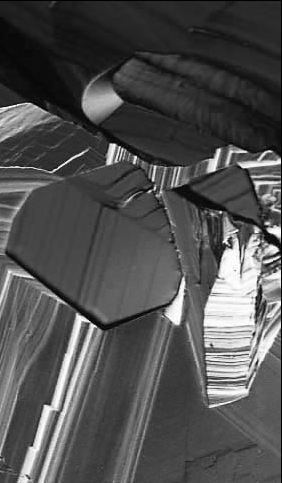
%> input picture projects13/superconductor-smooth-texture.tif, 282 x 483 px
$ octave proj1306.m   (GNU Octave 9; MATLAB toolbox functions it lacks are replaced by stand-ins)
%> lines starting %> are read from the running program, lines starting %| are printed output that depends on the picture
### projects13/im2subim.m
function subim = im2subim(f, specs)
%IM2SUBIM Extracts a subimage from a grayscale image.
%   SUBIM = IM2SUBIM(F, specs) extracts a subimage, SUBIM, from image F.
%   SUBIM is of the same class as F.
%
%   SPECS is a structure with the following fields.
%
%   specs.Coordinates       A 1x2 vector containing the (c,r) coordinates
%                           of the top left corner of the subimage.
%   specs.Height            Height of the subimage in pixels.
%   specs.Width             Width of the subimage in pixels.
%
%   Use the custom function imrectangle to define interactivesly the
%   coordinates and size of the rectangle for a given application.

if nargin ~= 2
    error('wrong input arguement number');
end

[M, N] = size(f);
if M <= 1 || N <= 1
    error('f should be a gray image')
end

if ~isfield(specs, 'Coordinates') || ~isfield(specs, 'Height') || ...
    ~isfield(specs, 'Width')
    error('specs should have fields: Coordinates, Height & Width')
end

t = specs.Coordinates;
subim = f(t(1)+1:t(1)+specs.Height, t(2)+1:t(2)+specs.Width);

### projects13/imrectangle.m
function imrect = imrectangle(f, specs)
%IMRECTANGLE Superimposes a rectangle on an image.
%   IMRECT = IMRECTANGLE(F, SPECS) displays a color rectangle
%   superimposed on the input grayscale image F and also outputs the result
%   as an RGB image, IMRECT, of class uint8, which is the original image
%   with the color rectangle superimposed on it.
%
%   SPECS is a structure with the following fields.
%
%   specs.Coordinates       A 1x2 vector containing the (c,r)
%                           coordinates of the top left corner of
%                           the rectangle.
%   specs.Height            Height of the rectangle.
%   specs.Width             Width of the rectangle.
%   specs.LineWidth         Line width (in points) of the
%                           border of the rectangle (defaults to 2).
%   specs.LineColor         Color of the border of the rectangle
%                           (defaults to red). Consult the documentation
%                           of MATLAB function rectangle for a list of
%                           valid colors.
%
%   Use the Toolbox function impixelinfo to get the coordinates of the
%   rectangle. This function outputs the cursor location in a (c,r)
%   format.

if nargin ~= 2
    error('wrong input arguement number');
end

if ~isfield(specs, 'Coordinates') || ~isfield(specs, 'Height') || ...
    ~isfield(specs, 'Width')
    error('specs should have fields: Coordinates, Height & Width')
end

if ~isfield(specs, 'LineWidth')
    specs.LineWidth = 2;
end

if ~isfield(specs, 'LineColor')
    specs.LineColor = 'r';
end

t = specs.LineColor == ['r', 'g', 'b', 'c', 'm', 'y', 'k', 'w'];
if (max(t)  ~= 1)
    error('wrong linecolor')
end

t = specs.Coordinates;

rectangle('Position', [t(1), t(2), specs.Width, specs.Height], ...
    'EdgeColor', specs.LineColor, 'LineWidth', specs.LineWidth);

imrect = im2subim(f, specs);

### projects13/proj1306.m
clc; close all; clear;
addpath ..;

imageFiles = {  'superconductor-smooth-texture.tif'; ...
                'cholesterol-rough-texture.tif'; ...
                'microporcessor-regular-texture.tif'};
count = size(imageFiles, 1);
images = cell(count, 1);

specs = cell(count, 1);
specs{1}.Coordinates = [80, 200];
specs{2}.Coordinates = [70, 120];
specs{3}.Coordinates = [15, 13];

subImages = cell(count, 1);
for i=1:count
    specs{i}.Height = 60;
    specs{i}.Width = 60;
    specs{i}.LineColor = 'm';

    images{i} = imread(imageFiles{i});
    subplot(2,3,i), imshow(images{i});
    hold on
    subImages{i} = imrectangle(images{i}, specs{i});
%> in im2subim, `[M, N] = size(f);`: M = 483; N = 282
%> in im2subim, `subim = f(t(1)+1:t(1)+specs.Height, t(2)+1:t(2)+specs.Width);`:
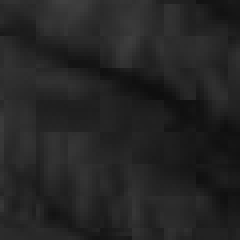
%> subim: size 60x60 uint8 (shown 4 times larger); min 14, max 64, mean 36.5
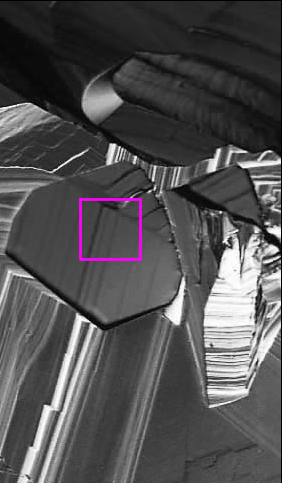
%> figure redrawn from the program's plot data
    hold off
end
%> pass 2 of the loop `for i=1:count`:
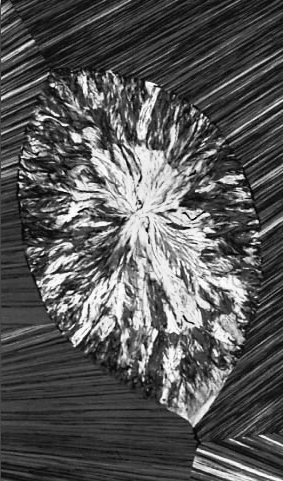
%> input picture projects13/cholesterol-rough-texture.tif, 283 x 481 px
%> M = 481; N = 283
%> in im2subim (call 2), `subim = f(t(1)+1:t(1)+specs.Height, t(2)+1:t(2)+specs.Width);`:
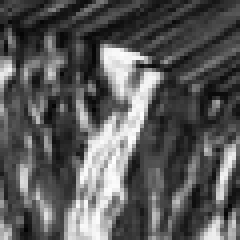
%> subim: size 60x60 uint8 (shown 4 times larger); min 2, max 253, mean 89.1
%> `subImages{i} = imrectangle(images{i}, specs{i});`:
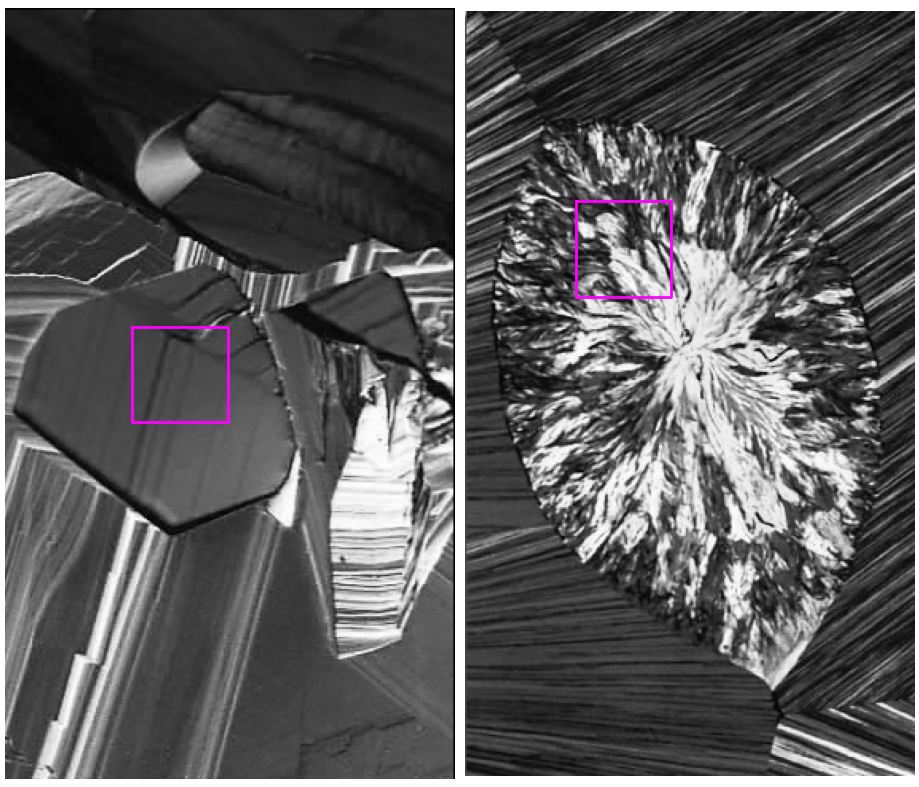
%> figure redrawn from the program's plot data, 2 panels
%> pass 3 of the loop `for i=1:count`:
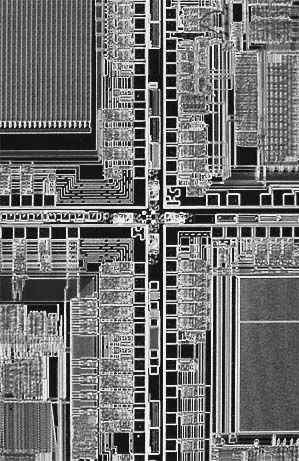
%> input picture projects13/microporcessor-regular-texture.tif, 299 x 461 px
%> M = 461; N = 299
%> in im2subim (call 3), `subim = f(t(1)+1:t(1)+specs.Height, t(2)+1:t(2)+specs.Width);`:
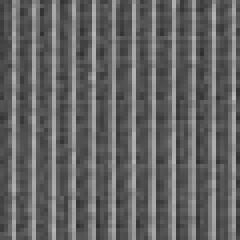
%> subim: size 60x60 uint8 (shown 4 times larger); min 46, max 187, mean 100
%> `subImages{i} = imrectangle(images{i}, specs{i});`:
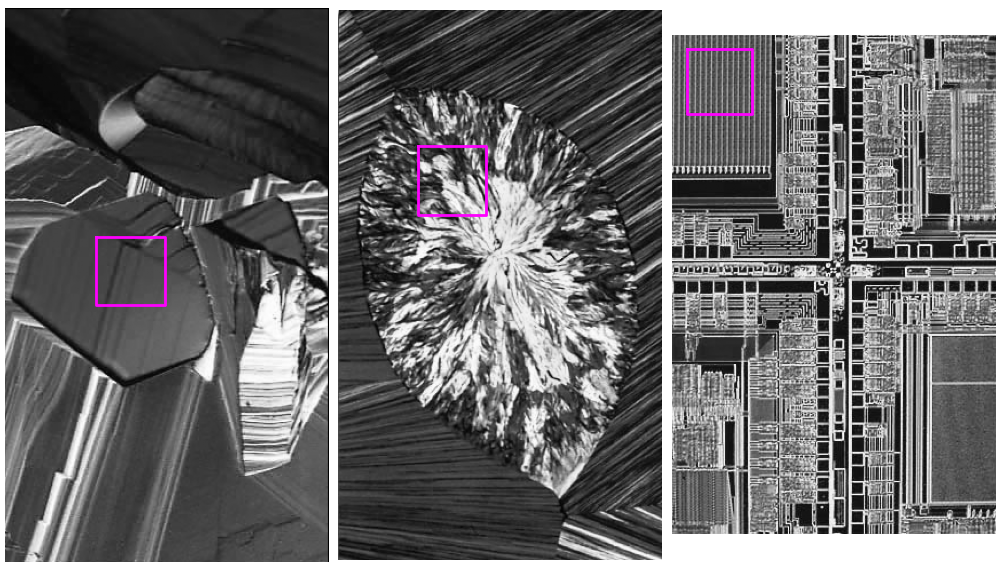
%> figure redrawn from the program's plot data, 3 panels

stats = cell(count, 1);
for i = 1:count
%> (the run ends here)
